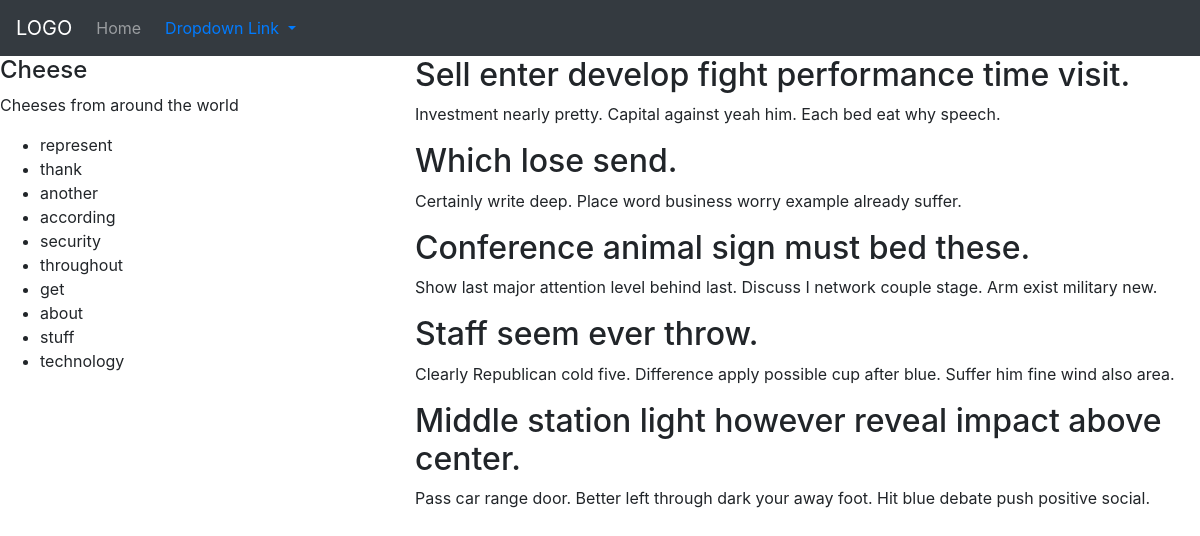
The page / on the database its author committed.
### main/models.py (models this page shows)
class Topic(models.Model):
    name = models.CharField(max_length=80)
    description = models.CharField(max_length=150, blank=True)
    parent_topic = models.ForeignKey(
        'self',
        on_delete=models.CASCADE,
        null=True
    )
    user = models.ForeignKey(
        User,
        on_delete=models.CASCADE
    )

class Vocab(models.Model):
    word = models.CharField(max_length=50)
    part_of_speech = models.CharField(max_length=20, blank=True)
    definition = models.CharField(max_length=100, blank=True)
    topic = models.ForeignKey(
        Topic,
        on_delete = models.CASCADE
    )

class Note(models.Model):
    title = models.CharField(max_length=80)
    content = models.TextField(blank=True)
    topic = models.ForeignKey(
        Topic,
        on_delete = models.CASCADE,
    )
    parent_note = models.ForeignKey(
        'self',
        on_delete = models.CASCADE,
        null=True
    )
    related_note = models.ManyToManyField(
        'self',
    )

### main/views.py (the view)
# urls.py: path('', views.home, name='home'),
def home(request):
    user = User.objects.first()
    topic = Topic.objects.get(user=User.objects.first())
    notes = Note.objects.all()
    vocab = Vocab.objects.filter(topic__user__name="Steven")
    return render(
        request = request,
        template_name = "main/home.html",
        context={
            "user": user,
            "topic": topic,
            "notes": notes,
            "vocab": vocab,
        }
    )

### main/templates/main/home.html
{% extends 'main/header.html' %}
{% block content %}
  <body class="bg-muted">
    <div class="container-fluid bg-muted">
      <div class="row">
        <div class="col-6 col-md-4 bg-muted">
          <div class="row">
            <h4>{{ topic.name }}</h4>
          </div>
          <div class="row">
            <p>{{ topic.description }}</p>
          </div>
          <div class="row">
            {% if vocab %}
              <ul>
                {% for word in vocab %}
                  <li>{{ word.word}}</li>
                {% endfor %}
              </ul>
            {% endif%}
          </div>
        </div>
        <div class="col-6 col-md-8 bg-muted">
          {% for note in notes %}
            <h2>{{ note.title }}</h2>
            <p>{{ note.content }}</p>
          {% endfor %}
        </div>
      </div>
    </div>
  </body>
{% endblock %}

### main/templates/main/header.html (shortened to what this page needs)
<!doctype html>
<html lang="en">
<head>
  <link rel="stylesheet" href="https://stackpath.bootstrapcdn.com/bootstrap/4.3.1/css/bootstrap.min.css">
</head>
<nav class="navbar navbar-expand-lg navbar-dark bg-dark">
  <a class="navbar-brand" href="#">LOGO</a>
  <div class="collapse navbar-collapse" id="navMenu">
    <ul class="navbar-nav">
      <li class="nav-item"><a class="nav-link" href="#">Home</a></li>
    </ul>
    <div class="dropdown">
      <a class='nav-link dropdown-toggle' href="#" id="navbarDropDownMenuLink" data-toggle="dropdown">
        Dropdown Link
      </a>
    </div>
  </div>
</nav>
<body>
    {% block content %}
    {% endblock %}
</body>

### rows shown on the page
Topic: name "Cheese", description "Cheeses from around the world"
Vocab: word "represent"
Vocab: word "thank"
Vocab: word "another"
Vocab: word "according"
Vocab: word "security"
Vocab: word "throughout"
Vocab: word "get"
Vocab: word "about"
Vocab: word "stuff"
Vocab: word "technology"
Note: title "Sell enter develop fight performance time visit.", content "Investment nearly pretty. Capital against yeah him. Each bed eat why speech."
Note: title "Which lose send.", content "Certainly write deep. Place word business worry example already suffer."
Note: title "Conference animal sign must bed these.", content "Show last major attention level behind last. Discuss I network couple stage. Arm exist military new."
Note: title "Staff seem ever throw.", content "Clearly Republican cold five. Difference apply possible cup after blue. Suffer him fine wind also area."
Note: title "Middle station light however reveal impact above center.", content "Pass car range door. Better left through dark your away foot. Hit blue debate push positive social."
